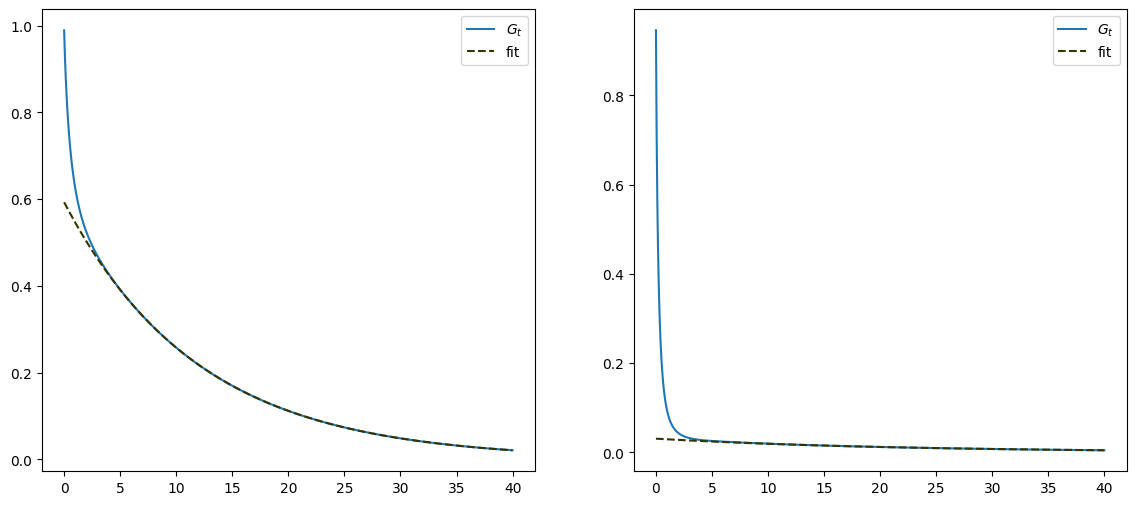

Python code for this plot:
from cProfile import label
import os
import matplotlib.pyplot as plt
import numpy as np
import pandas as pd
from calculations.utils import build_color_linecollection
from manager.analyzer import E1, E2, exp_model, fit_exp
from manager.json_parser import file_to_json


def analyze_dir(dir, z_estimate):
    run_dir = f"/home/samox/computing/dmcmanager/calculations/greens_function_fit/{dir}"
    os.chdir(run_dir)
    properties = file_to_json("out_run_properties.json")
    mu = properties["mu"]
    fft_data = file_to_json("out_fft.json")
    taus = np.array(fft_data["tau"])
    G_t = np.array(fft_data["G_t"])
    z, e = fit_exp(
        taus,
        G_t,
        properties,
        begin=15,
        z_estimate=z_estimate,
        e_estimate=file_to_json("input.json")["Measurements"]["energy"]["estimate"],
    )
    print(f"z = {z}")
    print(f"e = {e}")
    os.chdir("..")
    return taus, G_t, z, e, mu


# Setup
fig, ax = plt.subplots(1, 2, figsize=(14, 6))

taus, G_t, z, e, mu = analyze_dir("run_alpha-1", 0.59)
fit = exp_model(taus, z, e - mu)
ax[0].plot(taus, G_t, label="$G_t$")
ax[0].plot(taus, fit, linestyle="dashed", color="#343400", label="fit")
ax[0].legend()
pd.DataFrame(
    {
        "taus": taus,
        "g": G_t,
        "fit": exp_model(taus, z, e - mu),
    }
).to_csv("greens-function-fit-alpha-1.csv", index=False, float_format="%.5f")


taus, G_t, z, e, mu = analyze_dir("run_alpha-5", 0.03)
fit = exp_model(taus, z, e - mu)
ax[1].plot(taus, G_t, label="$G_t$")
ax[1].plot(taus, fit, linestyle="dashed", color="#343400", label="fit")
ax[1].legend()
pd.DataFrame(
    {
        "taus": taus,
        "g": G_t,
        "fit": exp_model(taus, z, e - mu),
    }
).to_csv("greens-function-fit-alpha-5.csv", index=False, float_format="%.5f")

plt.savefig("plot.png", bbox_inches="tight")
